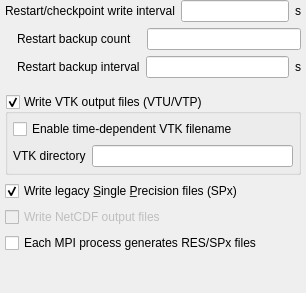
     <widget class="QWidget" name="page_basic">
      <layout class="QGridLayout" name="gridLayout">
       <property name="leftMargin">
        <number>5</number>
       </property>
       <property name="topMargin">
        <number>0</number>
       </property>
       <property name="rightMargin">
        <number>5</number>
       </property>
       <property name="bottomMargin">
        <number>0</number>
       </property>
       <item row="0" column="0">
        <widget class="QLabel" name="label_res_dt">
         <property name="font">
          <font>
           <weight>50</weight>
           <bold>false</bold>
          </font>
         </property>
         <property name="text">
          <string>Restart/checkpoint write interval</string>
         </property>
        </widget>
       </item>
       <item row="3" column="0">
        <spacer name="verticalSpacer_4">
         <property name="orientation">
          <enum>Qt::Vertical</enum>
         </property>
         <property name="sizeType">
          <enum>QSizePolicy::Fixed</enum>
         </property>
         <property name="sizeHint" stdset="0">
          <size>
           <width>20</width>
           <height>10</height>
          </size>
         </property>
        </spacer>
       </item>
       <item row="0" column="2">
        <widget class="QLabel" name="label_res_dt_units">
         <property name="text">
          <string>s</string>
         </property>
        </widget>
       </item>
       <item row="0" column="1">
        <widget class="LineEdit" name="lineedit_keyword_res_dt"/>
       </item>
       <item row="2" column="0" colspan="3">
        <layout class="QHBoxLayout" name="horizontalLayout_4">
         <property name="leftMargin">
          <number>12</number>
         </property>
         <item>
          <widget class="QLabel" name="label_res_backup_dt">
           <property name="text">
            <string>Restart backup interval</string>
           </property>
          </widget>
         </item>
         <item>
          <widget class="LineEdit" name="lineedit_keyword_res_backup_dt"/>
         </item>
         <item>
          <widget class="QLabel" name="label_res_backup_dt_units">
           <property name="text">
            <string>s</string>
           </property>
          </widget>
         </item>
        </layout>
       </item>
       <item row="1" column="0" colspan="3">
        <layout class="QHBoxLayout" name="horizontalLayout_2">
         <property name="spacing">
          <number>15</number>
         </property>
         <property name="leftMargin">
          <number>12</number>
         </property>
         <item>
          <widget class="QLabel" name="label_res_backups">
           <property name="text">
            <string>Restart backup count</string>
           </property>
           <property name="margin">
            <number>0</number>
           </property>
          </widget>
         </item>
         <item>
          <widget class="LineEdit" name="lineedit_keyword_res_backups"/>
         </item>
        </layout>
       </item>
       <item row="7" column="0" colspan="3">
        <widget class="CheckBox" name="checkbox_keyword_bdist_io">
         <property name="text">
          <string>Each MPI process generates RES/SPx files</string>
         </property>
        </widget>
       </item>
       <item row="4" column="0" colspan="3">
        <widget class="QGroupBox" name="groupbox_write_vtk_files">
         <property name="font">
          <font>
           <weight>50</weight>
           <bold>false</bold>
          </font>
         </property>
         <property name="title">
          <string>Write VTK output files (VTU/VTP)</string>
         </property>
         <property name="flat">
          <bool>true</bool>
         </property>
         <property name="checkable">
          <bool>true</bool>
         </property>
         <layout class="QGridLayout" name="gridLayout_5">
          <property name="leftMargin">
           <number>5</number>
          </property>
          <property name="topMargin">
           <number>5</number>
          </property>
          <property name="rightMargin">
           <number>5</number>
          </property>
          <property name="bottomMargin">
           <number>5</number>
          </property>
          <item row="0" column="0" colspan="2">
           <widget class="CheckBox" name="checkbox_keyword_time_dependent_filename">
            <property name="font">
             <font>
              <weight>50</weight>
              <bold>false</bold>
             </font>
            </property>
            <property name="text">
             <string>Enable time-dependent VTK filename</string>
            </property>
           </widget>
          </item>
          <item row="1" column="0">
           <widget class="QLabel" name="label_vtu_dir">
            <property name="text">
             <string>VTK directory</string>
            </property>
           </widget>
          </item>
          <item row="1" column="1">
           <widget class="LineEdit" name="lineedit_keyword_vtu_dir">
            <property name="font">
             <font>
              <weight>50</weight>
              <bold>false</bold>
             </font>
            </property>
           </widget>
          </item>
         </layout>
        </widget>
       </item>
       <item row="5" column="0" colspan="3">
        <widget class="CheckBox" name="checkbox_spx">
         <property name="enabled">
          <bool>true</bool>
         </property>
         <property name="font">
          <font>
           <weight>50</weight>
           <bold>false</bold>
          </font>
         </property>
         <property name="toolTip">
          <string/>
         </property>
         <property name="text">
          <string>Write legacy S̲ingle P̲recision files (SPx)</string>
         </property>
         <property name="checkable">
          <bool>true</bool>
         </property>
         <property name="checked">
          <bool>true</bool>
         </property>
        </widget>
       </item>
       <item row="6" column="0" colspan="3">
        <widget class="CheckBox" name="checkbox_netcdf">
         <property name="enabled">
          <bool>false</bool>
         </property>
         <property name="font">
          <font>
           <weight>50</weight>
           <bold>false</bold>
          </font>
         </property>
         <property name="text">
          <string>Write NetCDF output files</string>
         </property>
        </widget>
       </item>
       <item row="8" column="0" colspan="3">
        <spacer name="verticalSpacer">
         <property name="orientation">
          <enum>Qt::Vertical</enum>
         </property>
         <property name="sizeHint" stdset="0">
          <size>
           <width>20</width>
           <height>40</height>
          </size>
         </property>
        </spacer>
       </item>
      </layout>
      <zorder>label_res_dt</zorder>
      <zorder>lineedit_keyword_res_dt</zorder>
      <zorder>label_res_dt_units</zorder>
      <zorder>checkbox_spx</zorder>
      <zorder>checkbox_netcdf</zorder>
      <zorder>verticalSpacer_4</zorder>
      <zorder>verticalSpacer</zorder>
      <zorder>groupbox_write_vtk_files</zorder>
      <zorder>checkbox_keyword_bdist_io</zorder>
     </widget>
